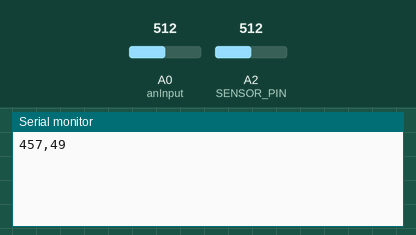
This sketch was run on a simulated Arduino Uno, built with avr-gcc and run on an emulated ATmega328P. Parts: the last lines printed to the serial monitor. The inputs (shaded band) are chosen by the test bench; at power-on: A0 (anInput) = 512, A2 (SENSOR_PIN) = 512.

Above: at 1.2 s.
1.3 s: A0 (anInput) set to 716
At 2.6 s:
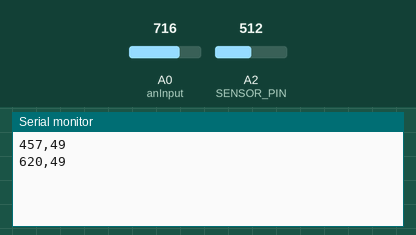
2.8 s: A0 (anInput) set to 900
At 4.1 s:
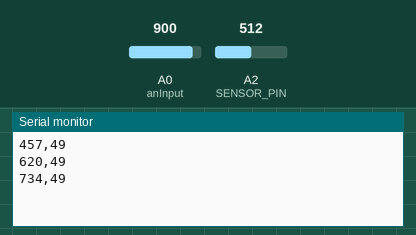
Timing chart, 0 to 5.8 s (numbered marks = the images above; inputs shaded):
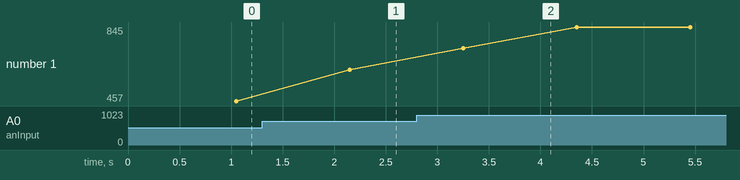

Measured:
- after the input at 1.3 s, the serial monitor: prints a new line after 0.85 s (image 1)
- after the input at 2.8 s, the serial monitor: prints a new line after 0.45 s (image 2)
- plotted number 1: 457 → 620 after the input at 1.3 s, 620 → 845 after the input at 2.8 s

The sketch:

sound_and_gas_sensors.ino
```cpp
/* Modified code by ScottyD www.youtube.com/channel/UCLx3Gi9s_5uvVwURRIsWXKg
 *
 * Carbon Dioxide Parts Per Million Meter
 * CO2PPM

 * Original code by www.youtube.com/c/learnelectronics
/*
 * Atmospheric CO2 Level..............400ppm
 * Average indoor co2.............350-450ppm
 * Maxiumum acceptable co2...........1000ppm
 * Dangerous co2 levels.............>2000ppm
 */

const int sampleWindow = 50;                              // Sample window width in mS (50 mS = 20Hz)
unsigned int sample;

#define SENSOR_PIN A2

#define anInput     A0                        //analog feed from MQ135
#define co2Zero     55                        //calibrated CO2 0 level

void setup()
{
  pinMode (SENSOR_PIN, INPUT);

  pinMode(anInput,INPUT);                     //MQ135 analog feed set for input
  Serial.begin(9600);                         //serial comms for debuging
}

String gas_sensor(){
  int co2now[10];                               //int array for co2 readings
  int co2raw = 0;                               //int for raw value of co2
  int co2ppm = 0;                               //int for calculated ppm
  int zzz = 0;                                  //int for averaging


  for (int x = 0;x<10;x++)  //samplpe co2 10x over 2 seconds
  {
    co2now[x]=analogRead(A0);
    delay(100);
  }

  for (int x = 0;x<10;x++)  //add samples together
  {
    zzz=zzz + co2now[x];
  }

  co2raw = zzz/10;                            //divide samples by 10
  co2ppm = co2raw - co2Zero;

  return String(co2ppm);
}

String sound_sensor(){
  unsigned long startMillis= millis();                   // Start of sample window
   float peakToPeak = 0;                                  // peak-to-peak level

   unsigned int signalMax = 0;                            //minimum value
   unsigned int signalMin = 1024;                         //maximum value

                                                          // collect data for 50 mS
   while (millis() - startMillis < sampleWindow)
   {
      sample = analogRead(SENSOR_PIN);                    //get reading from microphone
      if (sample < 1024)                                  // toss out spurious readings
      {
         if (sample > signalMax)
         {
            signalMax = sample;                           // save just the max levels
         }
         else if (sample < signalMin)
         {
            signalMin = sample;                           // save just the min levels
         }
      }
   }

   peakToPeak = signalMax - signalMin;                    // max - min = peak-peak amplitude
   int db = map(peakToPeak,20,900,49.5,90);

   String dbString = String(db);

   return dbString;
}

void loop()
{
  Serial.println(gas_sensor() + "," + sound_sensor());  // prints the value read
//  Serial.println(" PPM");
  delay(50);

}
```
